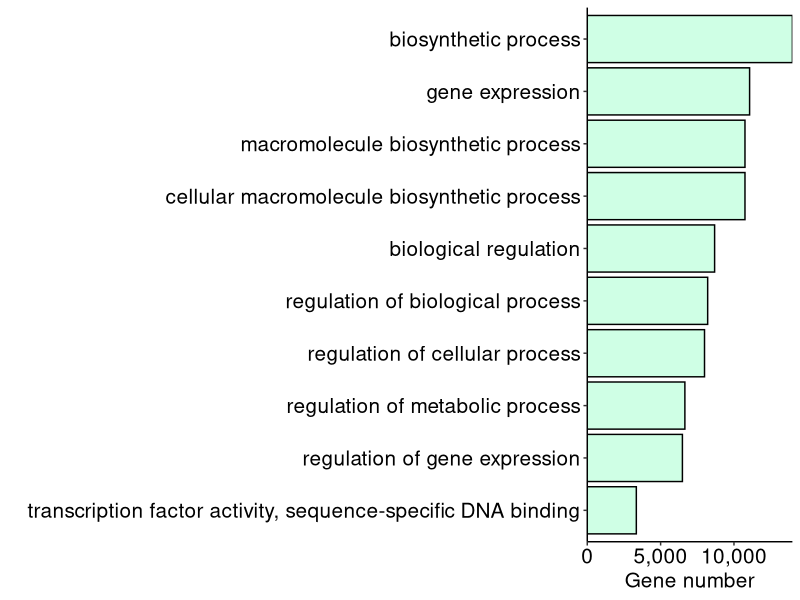

R code for this plot:
library(ggplot2)

df <- read.csv("core_table2.tsv", header=T, sep="\t", stringsAsFactors=F)
df_rank <- df[order(df$FDR),]
df_rank <- head(df_rank, 10)
df_rank

g <- ggplot(df_rank, aes(x=reorder(df_rank$Description, (Number.in.input.list)), y=Number.in.input.list)) +
  geom_bar(stat='identity', fill="#CFFFE5", color="black") +
#  scale_y_break(c(15000, 25000)) +
  labs(x="", y="Gene number") +
  theme(panel.background = element_blank(),
        strip.background = element_rect(fill="white", colour="black"),
        axis.line = element_line(colour = "black"),
        panel.grid.major = element_blank(),
        panel.grid.minor = element_blank(),
        panel.border = element_blank(),
        axis.text.x = element_text(size=15, color="black"),
        axis.text.y = element_text(size=15, color="black"),
        axis.title.x = element_text(size=15)
        ) +
  scale_y_continuous(labels = scales::comma, limits=c(0, NA), expand = c(0, 0)) +
  coord_flip()

png(filename="core_whole.png",width=800,height=600)
g
dev.off()

